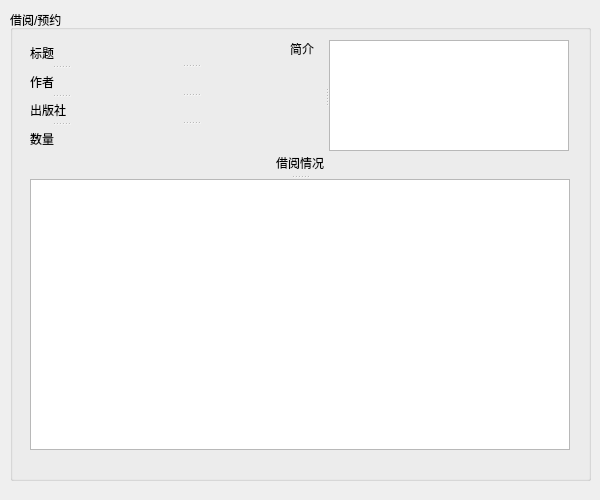
<?xml version="1.0" encoding="UTF-8"?>
<ui version="4.0">
 <class>BorrowDialog</class>
 <widget class="QDialog" name="BorrowDialog">
  <property name="geometry">
   <rect>
    <x>0</x>
    <y>0</y>
    <width>600</width>
    <height>500</height>
   </rect>
  </property>
  <property name="windowTitle">
   <string>借书/预约</string>
  </property>
  <widget class="QGroupBox" name="groupBox">
   <property name="enabled">
    <bool>true</bool>
   </property>
   <property name="geometry">
    <rect>
     <x>10</x>
     <y>10</y>
     <width>581</width>
     <height>471</height>
    </rect>
   </property>
   <property name="styleSheet">
    <string notr="true">font: 25 12pt &quot;等线 Light&quot;;</string>
   </property>
   <property name="title">
    <string>借阅/预约</string>
   </property>
   <widget class="QSplitter" name="splitter">
    <property name="geometry">
     <rect>
      <x>20</x>
      <y>140</y>
      <width>540</width>
      <height>300</height>
     </rect>
    </property>
    <property name="orientation">
     <enum>Qt::Vertical</enum>
    </property>
    <widget class="QLabel" name="label_condition">
     <property name="text">
      <string>借阅情况</string>
     </property>
     <property name="alignment">
      <set>Qt::AlignCenter</set>
     </property>
    </widget>
    <widget class="QTableWidget" name="table_condition">
     <property name="styleSheet">
      <string notr="true">font: 75 11pt &quot;等线&quot;;
background-image: url(:/background/resourse/b_W.png);</string>
     </property>
    </widget>
   </widget>
   <widget class="QSplitter" name="splitter_2">
    <property name="geometry">
     <rect>
      <x>280</x>
      <y>30</y>
      <width>280</width>
      <height>111</height>
     </rect>
    </property>
    <property name="orientation">
     <enum>Qt::Horizontal</enum>
    </property>
    <widget class="QLabel" name="label_intro">
     <property name="minimumSize">
      <size>
       <width>35</width>
       <height>0</height>
      </size>
     </property>
     <property name="maximumSize">
      <size>
       <width>35</width>
       <height>16777215</height>
      </size>
     </property>
     <property name="styleSheet">
      <string notr="true">font: 25 10pt &quot;等线 Light&quot;;</string>
     </property>
     <property name="text">
      <string>简介</string>
     </property>
     <property name="alignment">
      <set>Qt::AlignLeading|Qt::AlignLeft|Qt::AlignTop</set>
     </property>
    </widget>
    <widget class="QTextBrowser" name="textBrowser">
     <property name="maximumSize">
      <size>
       <width>240</width>
       <height>16777215</height>
      </size>
     </property>
     <property name="styleSheet">
      <string notr="true">font: 25 10pt &quot;等线 Light&quot;;
background-image: url(:/background/resourse/b_W.png);</string>
     </property>
    </widget>
   </widget>
   <widget class="QFrame" name="frame">
    <property name="geometry">
     <rect>
      <x>20</x>
      <y>30</y>
      <width>261</width>
      <height>111</height>
     </rect>
    </property>
    <property name="styleSheet">
     <string notr="true">font: 25 10pt &quot;等线 Light&quot;;</string>
    </property>
    <widget class="QSplitter" name="splitter_3">
     <property name="geometry">
      <rect>
       <x>60</x>
       <y>-1</y>
       <width>201</width>
       <height>111</height>
      </rect>
     </property>
     <property name="orientation">
      <enum>Qt::Vertical</enum>
     </property>
     <widget class="QLabel" name="label_title">
      <property name="text">
       <string/>
      </property>
     </widget>
     <widget class="QLabel" name="label_author">
      <property name="text">
       <string/>
      </property>
     </widget>
     <widget class="QLabel" name="label_publisher">
      <property name="text">
       <string/>
      </property>
     </widget>
     <widget class="QLabel" name="label_amount">
      <property name="text">
       <string/>
      </property>
     </widget>
    </widget>
    <widget class="QSplitter" name="splitter_4">
     <property name="geometry">
      <rect>
       <x>0</x>
       <y>0</y>
       <width>61</width>
       <height>111</height>
      </rect>
     </property>
     <property name="orientation">
      <enum>Qt::Vertical</enum>
     </property>
     <widget class="QLabel" name="label">
      <property name="text">
       <string>标题</string>
      </property>
     </widget>
     <widget class="QLabel" name="label_2">
      <property name="text">
       <string>作者</string>
      </property>
     </widget>
     <widget class="QLabel" name="label_3">
      <property name="text">
       <string>出版社</string>
      </property>
     </widget>
     <widget class="QLabel" name="label_4">
      <property name="text">
       <string>数量</string>
      </property>
     </widget>
    </widget>
   </widget>
  </widget>
  <widget class="QLabel" name="label_5">
   <property name="geometry">
    <rect>
     <x>0</x>
     <y>0</y>
     <width>600</width>
     <height>500</height>
    </rect>
   </property>
   <property name="styleSheet">
    <string notr="true">background-image: url(:/background/resourse/books6.png);</string>
   </property>
   <property name="text">
    <string/>
   </property>
  </widget>
  <zorder>label_5</zorder>
  <zorder>groupBox</zorder>
 </widget>
 <resources/>
 <connections/>
</ui>
